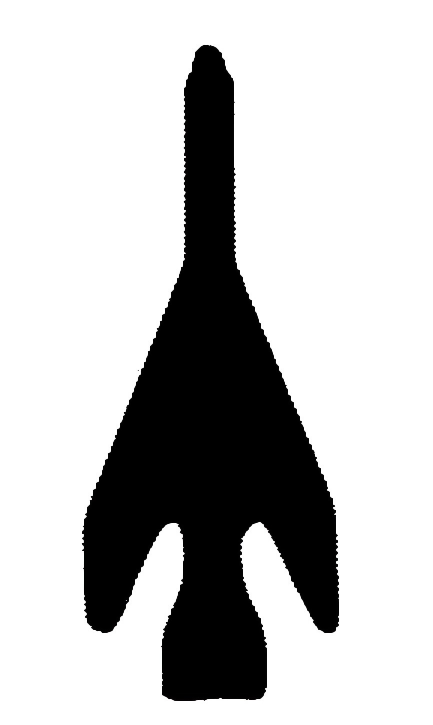
#> input picture images/airplanes1.bmp, 433 x 725 px
$ python 11-02.py
#> lines starting #> are read from the running program, lines starting #| are printed output that depends on the picture; after the words box and inside, x2 and y2 are one past the last pixel; in counts of white or black regions, pixels touching at a corner belong together
### projects/Project 11-02/set_operations.py
"""
Copyright (C) 2025 Fu Tszkok

:module: set_operations
:function: The function package from Project 09-01 Morphological and Other Set Operations
:author: Fu Tszkok
:date: 2025-02-06
:license: AGPLv3 + Additional Restrictions (Non-Commercial Use)

This code is licensed under GNU Affero General Public License v3 (AGPLv3) with additional terms.
- Commercial use prohibited (including but not limited to sale, integration into commercial products)
- Academic use requires clear attribution in code comments or documentation

Full AGPLv3 text available in LICENSE file or at <https://www.gnu.org/licenses/agpl-3.0.html>
"""

import numpy as np


def dilation(binary_image, struct_elem):
    """Performs a dilation operation on a binary image.
    :param binary_image: Input binary image (NumPy array).
    :param struct_elem: The structuring element (NumPy array) used for the operation.
    :return: The dilated binary image.
    """
    struct_elem = np.array(struct_elem)
    pad_h, pad_w = struct_elem.shape[0] // 2, struct_elem.shape[1] // 2
    # Pad the image to handle boundary pixels correctly.
    padded_image = np.pad(binary_image, ((pad_h, pad_h), (pad_w, pad_w)), mode='constant', constant_values=0)
    result = np.zeros_like(binary_image)

    # Iterate over each pixel of the original image.
    for i in range(binary_image.shape[0]):
        for j in range(binary_image.shape[1]):
            # Extract the region of interest (ROI) centered at the current pixel.
            region = padded_image[i:i + struct_elem.shape[0], j:j + struct_elem.shape[1]]
            # If the ROI contains any white pixel where the structuring element also has a 1,
            # set the result pixel to 1. This is a logical OR operation.
            if np.any(region & struct_elem):
                result[i, j] = 1

    return result


def erosion(binary_image, struct_elem):
    """Performs an erosion operation on a binary image.
    :param binary_image: Input binary image (NumPy array).
    :param struct_elem: The structuring element (NumPy array) used for the operation.
    :return: The eroded binary image.
    """
    struct_elem = np.array(struct_elem)
    pad_h, pad_w = struct_elem.shape[0] // 2, struct_elem.shape[1] // 2
    # Pad the image to handle boundary pixels.
    padded_image = np.pad(binary_image, ((pad_h, pad_h), (pad_w, pad_w)), mode='constant', constant_values=0)
    result = np.zeros_like(binary_image)

    # Iterate over each pixel of the original image.
    for i in range(binary_image.shape[0]):
        for j in range(binary_image.shape[1]):
            # Extract the region of interest (ROI) centered at the current pixel.
            region = padded_image[i:i + struct_elem.shape[0], j:j + struct_elem.shape[1]]
            # If the ROI contains only white pixels where the structuring element has a 1,
            # set the result pixel to 1. This is a logical AND operation.
            if np.all(region & struct_elem):
                result[i, j] = 1

    return result


# [16 lines left out: functions union, intersection, not called in this run]


def difference(image1, image2):
    """Performs a pixel-wise logical difference (A AND NOT B) on two binary images.
    :param image1: The first binary image (minuend).
    :param image2: The second binary image (subtrahend).
    :return: The resulting image of the difference operation.
    """
    return np.where(image2 == 0, image1, 0)


def complement(image):
    """Performs a pixel-wise logical NOT (complement) on a binary image.
    :param image: The input binary image.
    :return: The resulting inverted image.
    """
    return 255 - image

### projects/Project 11-02/boundary.py
"""
Copyright (C) 2025 Fu Tszkok

:module: boundary
:function: The function package from Project 09-02 Boundary Extraction
:author: Fu Tszkok
:date: 2025-02-06
:license: AGPLv3 + Additional Restrictions (Non-Commercial Use)

This code is licensed under GNU Affero General Public License v3 (AGPLv3) with additional terms.
- Commercial use prohibited (including but not limited to sale, integration into commercial products)
- Academic use requires clear attribution in code comments or documentation

Full AGPLv3 text available in LICENSE file or at <https://www.gnu.org/licenses/agpl-3.0.html>
"""

import numpy as np
import set_operations


def boundary_extraction(image):
    """Extracts the boundary of objects in a binary image.
    :param image: Input binary image (NumPy array).
    :return: The resulting binary image containing only the boundaries.
    """
    # First, perform an erosion operation on the binary image.
    erosion = set_operations.erosion(image, np.ones((3, 3), np.uint8))
    # Then, calculate the difference between the original image and the eroded image to obtain the boundary.
    boundary = set_operations.difference(image, erosion)
    return boundary

### projects/Project 11-02/11-02.py
"""
Copyright (C) 2025 Fu Tszkok

:module: Project 11-02
:function: Fourier Descriptors [Multiple Uses]
:author: Fu Tszkok
:date: 2025-09-25
:license: AGPLv3 + Additional Restrictions (Non-Commercial Use)

This code is licensed under GNU Affero General Public License v3 (AGPLv3) with additional terms.
- Commercial use prohibited (including but not limited to sale, integration into commercial products)
- Academic use requires clear attribution in code comments or documentation

Full AGPLv3 text available in LICENSE file or at <https://www.gnu.org/licenses/agpl-3.0.html>
"""

import cv2 as cv
import matplotlib.pyplot as plt
from scipy.interpolate import interp1d

from boundary import *
from set_operations import *


def get_counter(binary_image):
    """Performs boundary tracing on a binary image using a radial sweep/bug method.
    :param binary_image: Input binary image (NumPy array).
    :return: A NumPy array of (x, y) coordinates representing the traced contour.
    """
    # Use morphological boundary extraction (A - A eroded) to get a thin boundary.
    boundary_image = boundary_extraction(binary_image)

    tracing_mask = (boundary_image > 0).astype(np.uint8)
    rows, cols = tracing_mask.shape

    # Find the starting point for tracing (the first foreground pixel encountered).
    start_point_rc = None
    for r in range(rows):
        for c in range(cols):
            if tracing_mask[r, c] == 1:
                start_point_rc = (r, c)
                break
        if start_point_rc:
            break

    if not start_point_rc:
        print("Warning: No boundary points found for tracing.")
        return np.array([])

    # 8-connectivity neighbors in counter-clockwise (CCW) order, starting from East (0, 1).
    neighbors_ccw = [(0, 1), (1, 1), (1, 0), (1, -1), (0, -1), (-1, -1), (-1, 0), (-1, 1)]

    current_r, current_c = start_point_rc
    # Contour points are stored as (c, r) -> (x, y).
    contour = [(current_c, current_r)]

    # Start searching from the neighbor index that is most likely to be the next boundary point.
    # Initial search direction is set to 5 (West) to ensure the first step is correct.
    search_dir_start = 5
    max_iter = rows * cols * 2  # Safety brake to prevent infinite loops.

    for _ in range(max_iter):
        found_next = False

        for i in range(8):
            # Rotate search direction CCW. The search logic ensures boundary following.
            current_dir_idx = (search_dir_start + i) % 8

            dr, dc = neighbors_ccw[current_dir_idx]

            next_r, next_c = current_r + dr, current_c + dc
            next_point_rc = (next_r, next_c)

            # Check if the next point is valid (within bounds and is a boundary pixel).
            if 0 <= next_r < rows and 0 <= next_c < cols and tracing_mask[next_r, next_c] == 1:
                # Break condition: If the starting point is reached and the contour has been formed.
                if next_point_rc == start_point_rc and len(contour) > 1:
                    found_next = True
                    break

                # Update current position and add to contour.
                contour.append((next_c, next_r))
                current_r, current_c = next_r, next_c

                # Update the starting search direction for the next iteration (backtrack: (current_dir_idx - 1) % 8).
                search_dir_start = (current_dir_idx + 7) % 8
                found_next = True
                break

        if not found_next:
            # Tracing stopped before returning to the start point (e.g., failed to find a neighbor).
            break
        if next_point_rc == start_point_rc and len(contour) > 1:
            # Boundary closure achieved.
            break

    points = np.array(contour)
    if len(points) < 2:
        print("Warning: Boundary tracing failed or found fewer than 2 points.")
        return np.array([])

    return points


def get_boundary_points(points, num_points):
    """Samples the contour points to get a fixed, uniformly-spaced number of points.
    :param points: NumPy array of (x, y) contour points.
    :param num_points: The desired number of uniformly sampled points.
    :return: A NumPy array of the sampled (x, y) boundary points.
    """
    if points.ndim == 1 or len(points) < 2:
        print("Warning: Contour contains fewer than 2 points.")
        return np.array([])

    # Calculate the distance between consecutive points (arc length segments).
    distances = np.sqrt(np.sum(np.diff(points, axis=0) ** 2, axis=1))
    # Calculate the cumulative distance along the contour.
    cumulative_distances = np.insert(np.cumsum(distances), 0, 0)
    total_length = cumulative_distances[-1]

    if total_length == 0:
        print("Warning: Contour has zero length.")
        return np.array([])

    # Define the desired distances for uniform sampling.
    desired_distances = np.linspace(0, total_length, num_points)

    # Use linear interpolation to find the (x, y) coordinates at the desired distances.
    f_x = interp1d(cumulative_distances, points[:, 0], kind='linear')
    f_y = interp1d(cumulative_distances, points[:, 1], kind='linear')

    sampled_x = f_x(desired_distances)
    sampled_y = f_y(desired_distances)

    sampled_points = np.vstack((sampled_x, sampled_y)).T
    return sampled_points


def fourier_descriptor(points):
    """Calculates the Fourier Descriptors of the boundary points.
    :param points: NumPy array of uniformly sampled (x, y) boundary points.
    :return: A NumPy array of the complex Fourier Descriptors.
    """
    # Convert boundary coordinates to a complex sequence.
    complex_sequence = points[:, 0] + 1j * points[:, 1]
    # Compute the DFT using the Fast Fourier Transform (FFT) algorithm.
    descriptors = np.fft.fft(complex_sequence)
    return descriptors


def reconstruct_boundary(descriptors, num_coefficients):
    """Reconstructs the boundary using a limited number of Fourier Descriptors.
    :param descriptors: The full array of complex Fourier Descriptors.
    :param num_coefficients: The number of low-frequency descriptors to use (P).
    :return: A NumPy array of the reconstructed (x, y) boundary points.
    """
    K = len(descriptors)
    P = num_coefficients

    reconstructed_descriptors = np.zeros_like(descriptors)

    # Ensure P is even for symmetric selection of frequency components.
    if P % 2 != 0:
        P += 1

    num_half = P // 2

    # Retain the DC component (u_0). This relates to the shape's center of mass.
    reconstructed_descriptors[0] = descriptors[0]
    # Retain the first $P/2 - 1$ positive frequency components ($u_1$ to $u_{P/2-1}$).
    reconstructed_descriptors[1:num_half] = descriptors[1:num_half]
    # Retain the corresponding negative frequency components ($u_{K-P/2+1}$ to $u_{K-1}$).
    reconstructed_descriptors[K - num_half + 1:] = descriptors[K - num_half + 1:]

    # Apply the Inverse DFT (IDFT) to the filtered set of descriptors.
    reconstructed_sequence = np.fft.ifft(reconstructed_descriptors)
    # Convert the complex sequence back to real (x) and imaginary (y) coordinates.
    reconstructed_points = np.vstack((reconstructed_sequence.real, reconstructed_sequence.imag)).T

    return reconstructed_points


# Load the image and convert it to a binary image.
image = cv.imread('../../images/airplanes1.bmp', cv.IMREAD_GRAYSCALE)
#> image: shape (725, 433); min 0, max 255, mean 193
# image = cv.imread('../../images/airplanes2.bmp', cv.IMREAD_GRAYSCALE)
_, binary_image = cv.threshold(image, 128, 255, cv.THRESH_BINARY)
#> binary_image: shape (725, 433); 75.7% white; 2 black regions (1 under 20 px), largest, box (x1, y1, x2, y2) and area: (82, 45, 339, 701) 76313

plt.axis('off')
plt.imshow(binary_image, cmap="gray")
plt.title('Initial Thresholded Image')
plt.show()

# Invert the image to process the background/holes as foreground.
# You can comment out this line of code if the background is black.
binary_image = complement(binary_image)
#> in complement, `return 255 - image`:
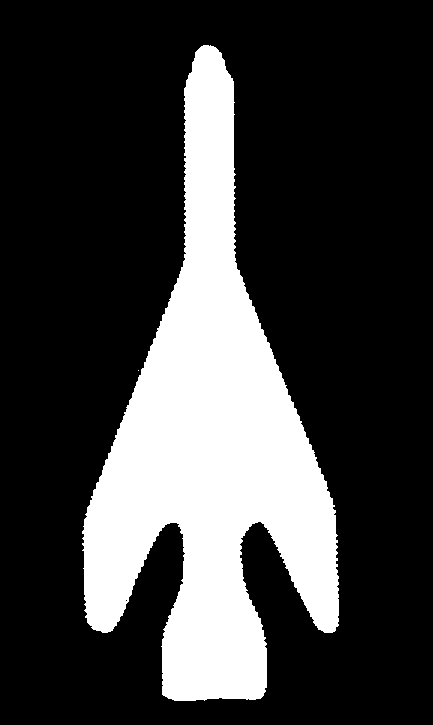
#> returned value: shape (725, 433); 24.3% white; 2 white regions (1 under 20 px), largest, box (x1, y1, x2, y2) and area: (82, 45, 339, 701) 76313

# Dilation followed by erosion (morphological closing) to fill small holes and smooth the boundary.
struct_elem = np.ones((3, 3), np.uint8)
binary_image = dilation(binary_image, struct_elem)
#> in dilation, `padded_image = np.pad(binary_image, ((pad_h, pad_h), (pad_w, pad_w)), ..`: padded_image: shape (727, 435); 24.1% white; 2 white regions (1 under 20 px), largest, box (x1, y1, x2, y2) and area: (83, 46, 340, 702) 76313
#> after the loop in dilation, `for i in range(binary_image.shape[0]):`: result: shape (725, 433); values 0 (black) and 1 (white), 25.2% white; 1 white region, box (x1, y1, x2, y2) and area: (81, 44, 340, 702) 78990
binary_image = erosion(binary_image, struct_elem)
#> in erosion, `padded_image = np.pad(binary_image, ((pad_h, pad_h), (pad_w, pad_w)), ..`: padded_image: shape (727, 435); values 0 (black) and 1 (white), 25% white; 1 white region, box (x1, y1, x2, y2) and area: (82, 45, 341, 703) 78990
#> after the loop in erosion, `for i in range(binary_image.shape[0]):`:
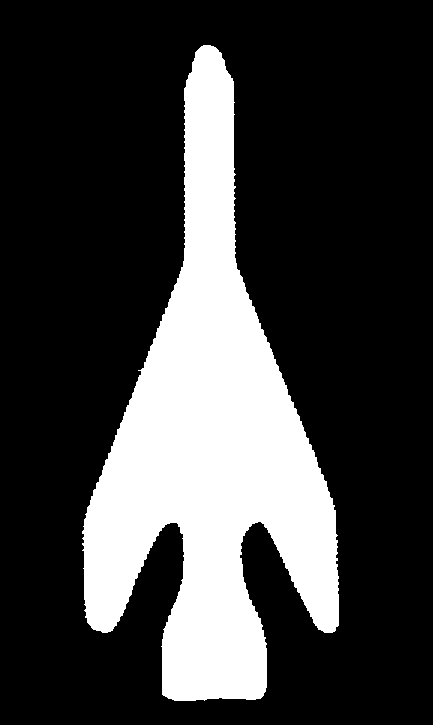
#> result: shape (725, 433); values 0 (black) and 1 (white), 24.4% white; 1 white region, box (x1, y1, x2, y2) and area: (82, 45, 339, 701) 76450

plt.axis('off')
plt.imshow(binary_image, cmap="gray")
plt.title('Morphologically Cleaned Image')
plt.show()

# Trace the boundary of the object.
contours = get_counter(binary_image)
#> in erosion (call 2), `struct_elem = np.array(struct_elem)`: struct_elem = [[1, 1, 1], [1, 1, 1], [1, 1, 1]]
#> in erosion (call 2), `padded_image = np.pad(binary_image, ((pad_h, pad_h), (pad_w, pad_w)), ..`: padded_image: shape (727, 435); values 0 (black) and 1 (white), 24.2% white; 1 white region, box (x1, y1, x2, y2) and area: (83, 46, 340, 702) 76450
#> after the loop in erosion (call 2), `for i in range(binary_image.shape[0]):`:
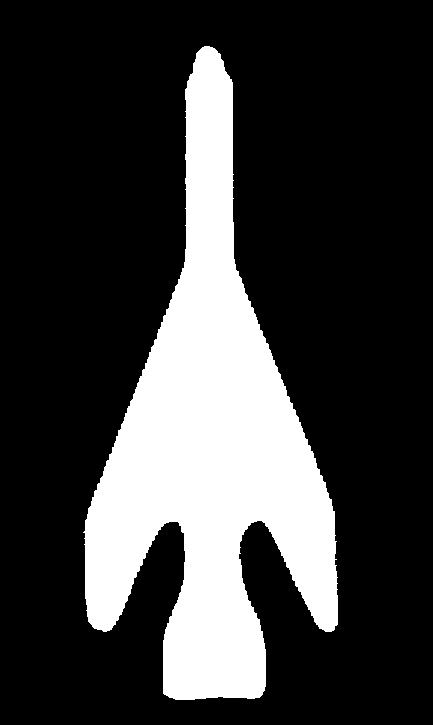
#> result: shape (725, 433); values 0 (black) and 1 (white), 23.6% white; 1 white region, box (x1, y1, x2, y2) and area: (83, 46, 338, 700) 73939
#> in difference, `return np.where(image2 == 0, image1, 0)`:
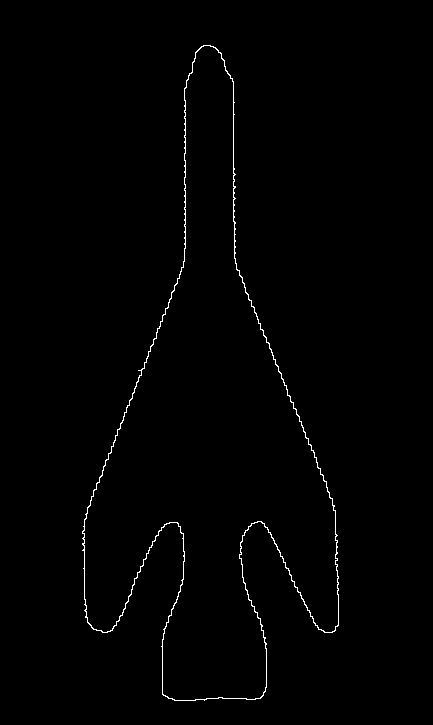
#> returned value: shape (725, 433); values 0 (black) and 1 (white), 0.8% white in thin lines or dots, all inside (x1, y1, x2, y2) = (82, 45, 339, 701)
#> contours = 1994 pairs, first value 82 to 338, second value 45 to 700

# Sample the contour uniformly to get a fixed number of points (necessary for DFT).
num_points = 256
boundary_points = get_boundary_points(contours, num_points)
#> in get_boundary_points, `distances = np.sqrt(np.sum(np.diff(points, axis=0) ** 2, axis=1))`: distances = 1993 values, max 1.41 at index 7, min 1 at index 0, mean 1.11
#> in get_boundary_points, `cumulative_distances = np.insert(np.cumsum(distances), 0, 0)`: cumulative_distances = 1994 values from 0 to 2215.4
#> in get_boundary_points, `total_length = cumulative_distances[-1]`: total_length = 2215.4
#> in get_boundary_points, `sampled_x = f_x(desired_distances)`: sampled_x = 256 values, max 338 at index 74, min 82 at index 187, mean 211
#> in get_boundary_points, `sampled_y = f_y(desired_distances)`: sampled_y = 256 values, max 700 at index 131, min 45 at index 0, mean 437.6
#> in get_boundary_points, `sampled_points = np.vstack((sampled_x, sampled_y)).T`: sampled_points = 256 pairs, first value 82 to 338, second value 45 to 700
#> boundary_points has the same summary as sampled_points in get_boundary_points
# Calculate the Fourier Descriptors.
descriptors = fourier_descriptor(boundary_points)

# Display the uniformly sampled boundary.
plt.figure(figsize=(5, 8))
plt.plot(boundary_points[:, 0], boundary_points[:, 1], 'bo-', markersize=2)
plt.title(f'Original Boundary')
plt.gca().set_aspect('equal', adjustable='box')
plt.gca().invert_yaxis()
plt.tight_layout()
plt.show()
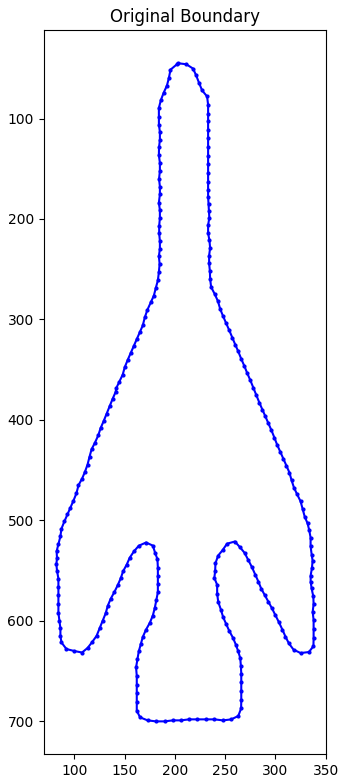
#> figure drawn by matplotlib, 1 panel

# Test reconstruction with various numbers of low-frequency coefficients.
coefficients_to_use = [4, 8, 16, 32, 64, 128]
for num_coeffs in coefficients_to_use:
    # Reconstruct the boundary using only the first `num_coeffs` of the low-frequency FDs.
    reconstructed_points = reconstruct_boundary(descriptors, num_coeffs)

    # Display the reconstructed boundary.
    plt.figure(figsize=(5, 8))
    plt.plot(reconstructed_points[:, 0], reconstructed_points[:, 1], 'r-')
    # Plot a subset of points to visually mark the input resolution.
    plt.plot(reconstructed_points[::int(num_points/num_coeffs), 0], reconstructed_points[::int(num_points/num_coeffs), 1], 'yo', markersize=5)
    plt.title(f'Reconstruction with {num_coeffs} Descriptors')
    plt.legend(['Reconstructed Boundary', 'Descriptors'])
    plt.gca().set_aspect('equal', adjustable='box')
    plt.gca().invert_yaxis()
    plt.tight_layout()
    plt.show()
#> this loop made 6 passes
#> pass 1, `plt.show()`:
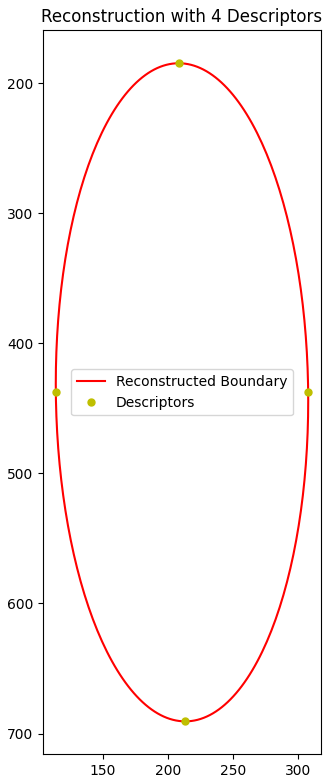
#> figure drawn by matplotlib, 1 panel
#> pass 2, `plt.show()`:
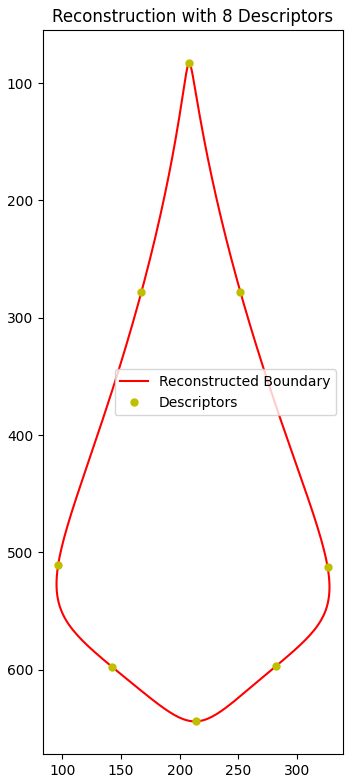
#> figure drawn by matplotlib, 1 panel

$ run again, with images/airplanes2.bmp copied over images/airplanes1.bmp
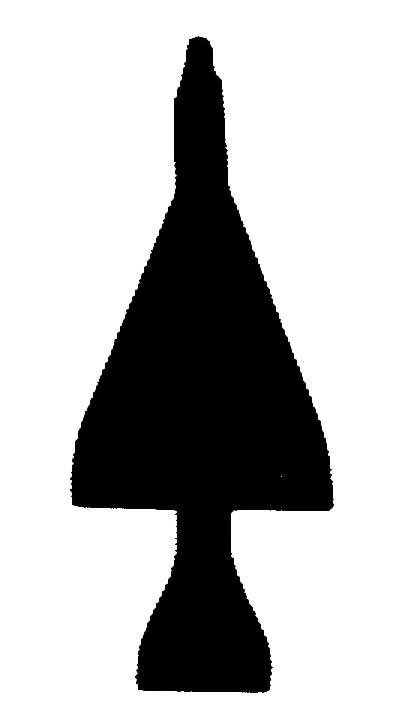
#> input picture images/airplanes2.bmp, 393 x 724 px
#> binary_image: shape (724, 393); 72% white; 1 black region, box (x1, y1, x2, y2) and area: (70, 36, 334, 693) 79734
#> in erosion, `padded_image = np.pad(binary_image, ((pad_h, pad_h), (pad_w, pad_w)), ..`:
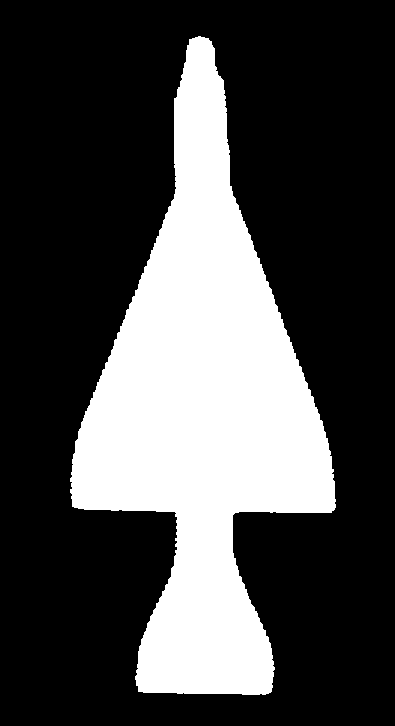
#> padded_image: shape (726, 395); values 0 (black) and 1 (white), 28.6% white; 1 white region, box (x1, y1, x2, y2) and area: (70, 36, 336, 695) 81908
#> contours = 1704 pairs, first value 70 to 333, second value 36 to 692
#> distances = 1703 values, max 1.41 at index 0, min 1 at index 1, mean 1.09
#> cumulative_distances = 1704 values from 0 to 1864.1
#> total_length = 1864.1
#> sampled_x = 256 values, max 332 at index 73, min 71.38 at index 182, mean 201.9
#> sampled_y = 256 values, max 692 at index 119, min 36 at index 0, mean 400.4
#> sampled_points = 256 pairs, first value 71.38 to 332, second value 36 to 692
#> boundary_points has the same summary as sampled_points in get_boundary_points
#> the loop `for num_coeffs in coefficients_to_use:` made 6 passes
#> pass 2, `plt.show()`:
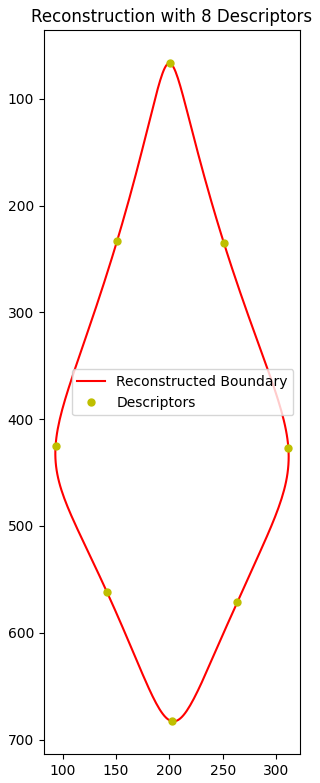
#> figure drawn by matplotlib, 1 panel
